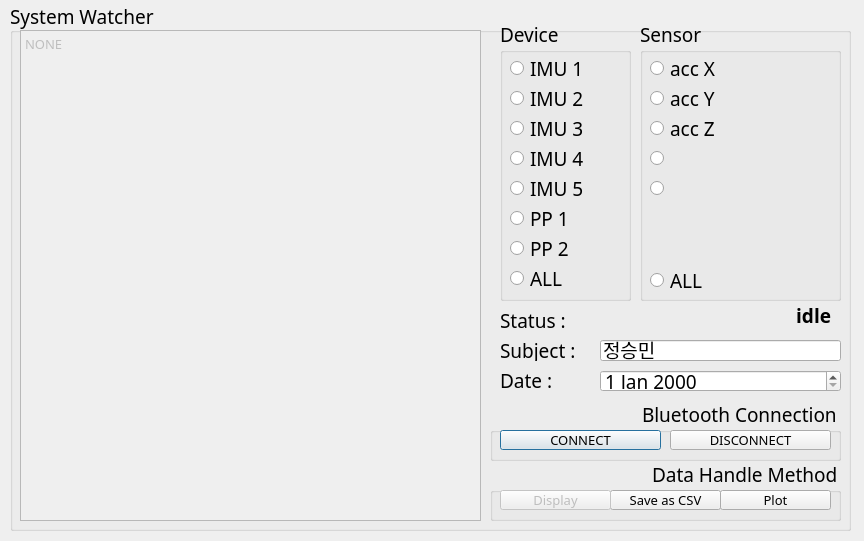
<?xml version="1.0" encoding="UTF-8"?>
<ui version="4.0">
 <class>Dialog</class>
 <widget class="QDialog" name="Dialog">
  <property name="enabled">
   <bool>true</bool>
  </property>
  <property name="geometry">
   <rect>
    <x>0</x>
    <y>0</y>
    <width>864</width>
    <height>541</height>
   </rect>
  </property>
  <property name="mouseTracking">
   <bool>false</bool>
  </property>
  <property name="windowTitle">
   <string>MSDL Gait Monitoring System</string>
  </property>
  <property name="windowIcon">
   <iconset>
    <normaloff>walk.png</normaloff>walk.png</iconset>
  </property>
  <property name="toolTip">
   <string/>
  </property>
  <property name="autoFillBackground">
   <bool>true</bool>
  </property>
  <property name="sizeGripEnabled">
   <bool>false</bool>
  </property>
  <property name="modal">
   <bool>false</bool>
  </property>
  <widget class="QGroupBox" name="main_gb">
   <property name="geometry">
    <rect>
     <x>10</x>
     <y>0</y>
     <width>841</width>
     <height>531</height>
    </rect>
   </property>
   <property name="font">
    <font>
     <family>KoPubWorld돋움체_Pro Medium</family>
     <pointsize>14</pointsize>
    </font>
   </property>
   <property name="toolTip">
    <string/>
   </property>
   <property name="autoFillBackground">
    <bool>false</bool>
   </property>
   <property name="title">
    <string>System Watcher</string>
   </property>
   <property name="alignment">
    <set>Qt::AlignBottom|Qt::AlignLeading|Qt::AlignLeft</set>
   </property>
   <widget class="QLabel" name="lb_status">
    <property name="geometry">
     <rect>
      <x>490</x>
      <y>310</y>
      <width>71</width>
      <height>21</height>
     </rect>
    </property>
    <property name="font">
     <font>
      <pointsize>14</pointsize>
     </font>
    </property>
    <property name="frameShape">
     <enum>QFrame::NoFrame</enum>
    </property>
    <property name="text">
     <string>Status : </string>
    </property>
   </widget>
   <widget class="QLabel" name="lb_status_detail">
    <property name="geometry">
     <rect>
      <x>640</x>
      <y>300</y>
      <width>181</width>
      <height>31</height>
     </rect>
    </property>
    <property name="font">
     <font>
      <family>KoPubWorld돋움체_Pro Bold</family>
      <pointsize>14</pointsize>
      <weight>75</weight>
      <bold>true</bold>
     </font>
    </property>
    <property name="toolTip">
     <string>코딩을 하다 죽은자의 온기가 느껴집니다...</string>
    </property>
    <property name="layoutDirection">
     <enum>Qt::LeftToRight</enum>
    </property>
    <property name="text">
     <string>idle</string>
    </property>
    <property name="alignment">
     <set>Qt::AlignRight|Qt::AlignTrailing|Qt::AlignVCenter</set>
    </property>
   </widget>
   <widget class="QGroupBox" name="gb_device">
    <property name="geometry">
     <rect>
      <x>490</x>
      <y>20</y>
      <width>131</width>
      <height>281</height>
     </rect>
    </property>
    <property name="title">
     <string>Device</string>
    </property>
    <widget class="QRadioButton" name="rb_imu1">
     <property name="geometry">
      <rect>
       <x>10</x>
       <y>40</y>
       <width>90</width>
       <height>16</height>
      </rect>
     </property>
     <property name="text">
      <string>IMU 1</string>
     </property>
    </widget>
    <widget class="QRadioButton" name="rb_imu2">
     <property name="geometry">
      <rect>
       <x>10</x>
       <y>70</y>
       <width>90</width>
       <height>16</height>
      </rect>
     </property>
     <property name="text">
      <string>IMU 2</string>
     </property>
    </widget>
    <widget class="QRadioButton" name="rb_imu3">
     <property name="geometry">
      <rect>
       <x>10</x>
       <y>100</y>
       <width>90</width>
       <height>16</height>
      </rect>
     </property>
     <property name="text">
      <string>IMU 3</string>
     </property>
    </widget>
    <widget class="QRadioButton" name="rb_imu4">
     <property name="geometry">
      <rect>
       <x>10</x>
       <y>130</y>
       <width>90</width>
       <height>16</height>
      </rect>
     </property>
     <property name="text">
      <string>IMU 4</string>
     </property>
    </widget>
    <widget class="QRadioButton" name="rb_imu5">
     <property name="geometry">
      <rect>
       <x>10</x>
       <y>160</y>
       <width>90</width>
       <height>16</height>
      </rect>
     </property>
     <property name="text">
      <string>IMU 5</string>
     </property>
    </widget>
    <widget class="QLabel" name="img_imu1">
     <property name="geometry">
      <rect>
       <x>100</x>
       <y>30</y>
       <width>21</width>
       <height>31</height>
      </rect>
     </property>
     <property name="text">
      <string/>
     </property>
     <property name="pixmap">
      <pixmap>red_button.png</pixmap>
     </property>
    </widget>
    <widget class="QLabel" name="img_imu2">
     <property name="geometry">
      <rect>
       <x>100</x>
       <y>60</y>
       <width>21</width>
       <height>31</height>
      </rect>
     </property>
     <property name="text">
      <string/>
     </property>
     <property name="pixmap">
      <pixmap>red_button.png</pixmap>
     </property>
    </widget>
    <widget class="QLabel" name="img_imu3">
     <property name="geometry">
      <rect>
       <x>100</x>
       <y>90</y>
       <width>21</width>
       <height>31</height>
      </rect>
     </property>
     <property name="text">
      <string/>
     </property>
     <property name="pixmap">
      <pixmap>red_button.png</pixmap>
     </property>
    </widget>
    <widget class="QLabel" name="img_imu4">
     <property name="geometry">
      <rect>
       <x>100</x>
       <y>120</y>
       <width>21</width>
       <height>31</height>
      </rect>
     </property>
     <property name="text">
      <string/>
     </property>
     <property name="pixmap">
      <pixmap>red_button.png</pixmap>
     </property>
    </widget>
    <widget class="QLabel" name="img_imu5">
     <property name="geometry">
      <rect>
       <x>100</x>
       <y>150</y>
       <width>21</width>
       <height>31</height>
      </rect>
     </property>
     <property name="text">
      <string/>
     </property>
     <property name="pixmap">
      <pixmap>red_button.png</pixmap>
     </property>
    </widget>
    <widget class="QLabel" name="img_pp2">
     <property name="geometry">
      <rect>
       <x>100</x>
       <y>210</y>
       <width>21</width>
       <height>31</height>
      </rect>
     </property>
     <property name="text">
      <string/>
     </property>
     <property name="pixmap">
      <pixmap>red_button.png</pixmap>
     </property>
    </widget>
    <widget class="QRadioButton" name="rb_imu6">
     <property name="geometry">
      <rect>
       <x>10</x>
       <y>190</y>
       <width>90</width>
       <height>16</height>
      </rect>
     </property>
     <property name="text">
      <string>PP 1</string>
     </property>
    </widget>
    <widget class="QRadioButton" name="rb_pp2">
     <property name="geometry">
      <rect>
       <x>10</x>
       <y>220</y>
       <width>90</width>
       <height>16</height>
      </rect>
     </property>
     <property name="text">
      <string>PP 2</string>
     </property>
    </widget>
    <widget class="QLabel" name="img_imu6">
     <property name="geometry">
      <rect>
       <x>100</x>
       <y>180</y>
       <width>21</width>
       <height>31</height>
      </rect>
     </property>
     <property name="text">
      <string/>
     </property>
     <property name="pixmap">
      <pixmap>red_button.png</pixmap>
     </property>
    </widget>
    <widget class="QRadioButton" name="rb_all">
     <property name="geometry">
      <rect>
       <x>10</x>
       <y>250</y>
       <width>90</width>
       <height>16</height>
      </rect>
     </property>
     <property name="text">
      <string>ALL</string>
     </property>
    </widget>
   </widget>
   <widget class="QGroupBox" name="gb_sensor">
    <property name="geometry">
     <rect>
      <x>630</x>
      <y>20</y>
      <width>201</width>
      <height>281</height>
     </rect>
    </property>
    <property name="title">
     <string>Sensor</string>
    </property>
    <widget class="QRadioButton" name="rb_accX">
     <property name="geometry">
      <rect>
       <x>10</x>
       <y>40</y>
       <width>90</width>
       <height>16</height>
      </rect>
     </property>
     <property name="text">
      <string>acc X</string>
     </property>
    </widget>
    <widget class="QRadioButton" name="rb_accY">
     <property name="geometry">
      <rect>
       <x>10</x>
       <y>70</y>
       <width>90</width>
       <height>16</height>
      </rect>
     </property>
     <property name="text">
      <string>acc Y</string>
     </property>
    </widget>
    <widget class="QRadioButton" name="rb_accZ">
     <property name="geometry">
      <rect>
       <x>10</x>
       <y>100</y>
       <width>90</width>
       <height>16</height>
      </rect>
     </property>
     <property name="text">
      <string>acc Z</string>
     </property>
    </widget>
    <widget class="QRadioButton" name="rb_all_sensor">
     <property name="geometry">
      <rect>
       <x>10</x>
       <y>250</y>
       <width>90</width>
       <height>21</height>
      </rect>
     </property>
     <property name="text">
      <string>ALL</string>
     </property>
    </widget>
    <widget class="QRadioButton" name="rb_holder_d">
     <property name="geometry">
      <rect>
       <x>10</x>
       <y>130</y>
       <width>90</width>
       <height>16</height>
      </rect>
     </property>
     <property name="text">
      <string/>
     </property>
     <property name="checkable">
      <bool>false</bool>
     </property>
    </widget>
    <widget class="QRadioButton" name="rb_holder_e">
     <property name="geometry">
      <rect>
       <x>10</x>
       <y>160</y>
       <width>90</width>
       <height>16</height>
      </rect>
     </property>
     <property name="text">
      <string/>
     </property>
     <property name="checkable">
      <bool>false</bool>
     </property>
    </widget>
   </widget>
   <widget class="QPlainTextEdit" name="te_msg_detail">
    <property name="enabled">
     <bool>false</bool>
    </property>
    <property name="geometry">
     <rect>
      <x>10</x>
      <y>30</y>
      <width>461</width>
      <height>491</height>
     </rect>
    </property>
    <property name="font">
     <font>
      <pointsize>10</pointsize>
     </font>
    </property>
    <property name="toolTip">
     <string/>
    </property>
    <property name="toolTipDuration">
     <number>-1</number>
    </property>
    <property name="frameShape">
     <enum>QFrame::StyledPanel</enum>
    </property>
    <property name="frameShadow">
     <enum>QFrame::Sunken</enum>
    </property>
    <property name="plainText">
     <string>NONE</string>
    </property>
    <property name="overwriteMode">
     <bool>false</bool>
    </property>
    <property name="backgroundVisible">
     <bool>false</bool>
    </property>
   </widget>
   <widget class="QLabel" name="lb_status_2">
    <property name="geometry">
     <rect>
      <x>490</x>
      <y>340</y>
      <width>81</width>
      <height>21</height>
     </rect>
    </property>
    <property name="font">
     <font>
      <pointsize>14</pointsize>
     </font>
    </property>
    <property name="frameShape">
     <enum>QFrame::NoFrame</enum>
    </property>
    <property name="text">
     <string>Subject : </string>
    </property>
    <property name="buddy">
     <cstring></cstring>
    </property>
   </widget>
   <widget class="QLabel" name="lb_status_3">
    <property name="geometry">
     <rect>
      <x>490</x>
      <y>370</y>
      <width>71</width>
      <height>21</height>
     </rect>
    </property>
    <property name="font">
     <font>
      <pointsize>14</pointsize>
     </font>
    </property>
    <property name="frameShape">
     <enum>QFrame::NoFrame</enum>
    </property>
    <property name="text">
     <string>Date :</string>
    </property>
   </widget>
   <widget class="QLineEdit" name="le_subject_name">
    <property name="geometry">
     <rect>
      <x>590</x>
      <y>340</y>
      <width>241</width>
      <height>21</height>
     </rect>
    </property>
    <property name="text">
     <string>정승민</string>
    </property>
   </widget>
   <widget class="QDateEdit" name="dateEdit">
    <property name="geometry">
     <rect>
      <x>590</x>
      <y>370</y>
      <width>241</width>
      <height>22</height>
     </rect>
    </property>
    <property name="accelerated">
     <bool>true</bool>
    </property>
    <property name="currentSectionIndex">
     <number>1</number>
    </property>
   </widget>
   <widget class="QGroupBox" name="groupBox">
    <property name="geometry">
     <rect>
      <x>480</x>
      <y>400</y>
      <width>351</width>
      <height>61</height>
     </rect>
    </property>
    <property name="layoutDirection">
     <enum>Qt::RightToLeft</enum>
    </property>
    <property name="title">
     <string>Bluetooth Connection</string>
    </property>
    <widget class="QPushButton" name="bt_conn">
     <property name="geometry">
      <rect>
       <x>10</x>
       <y>30</y>
       <width>161</width>
       <height>20</height>
      </rect>
     </property>
     <property name="font">
      <font>
       <pointsize>10</pointsize>
      </font>
     </property>
     <property name="text">
      <string>CONNECT</string>
     </property>
    </widget>
    <widget class="QPushButton" name="bt_disconn">
     <property name="geometry">
      <rect>
       <x>180</x>
       <y>30</y>
       <width>161</width>
       <height>20</height>
      </rect>
     </property>
     <property name="font">
      <font>
       <pointsize>10</pointsize>
      </font>
     </property>
     <property name="text">
      <string>DISCONNECT</string>
     </property>
    </widget>
   </widget>
   <widget class="QGroupBox" name="groupBox_2">
    <property name="geometry">
     <rect>
      <x>480</x>
      <y>460</y>
      <width>351</width>
      <height>61</height>
     </rect>
    </property>
    <property name="layoutDirection">
     <enum>Qt::RightToLeft</enum>
    </property>
    <property name="title">
     <string>Data Handle Method</string>
    </property>
    <widget class="QPushButton" name="bt_save">
     <property name="geometry">
      <rect>
       <x>120</x>
       <y>30</y>
       <width>111</width>
       <height>20</height>
      </rect>
     </property>
     <property name="font">
      <font>
       <pointsize>10</pointsize>
      </font>
     </property>
     <property name="text">
      <string>Save as CSV</string>
     </property>
     <property name="checkable">
      <bool>false</bool>
     </property>
    </widget>
    <widget class="QPushButton" name="bt_plot">
     <property name="geometry">
      <rect>
       <x>230</x>
       <y>30</y>
       <width>111</width>
       <height>20</height>
      </rect>
     </property>
     <property name="font">
      <font>
       <pointsize>10</pointsize>
      </font>
     </property>
     <property name="text">
      <string>Plot</string>
     </property>
     <property name="checkable">
      <bool>false</bool>
     </property>
    </widget>
    <widget class="QPushButton" name="bt_display">
     <property name="enabled">
      <bool>false</bool>
     </property>
     <property name="geometry">
      <rect>
       <x>10</x>
       <y>30</y>
       <width>111</width>
       <height>20</height>
      </rect>
     </property>
     <property name="font">
      <font>
       <pointsize>10</pointsize>
      </font>
     </property>
     <property name="text">
      <string>Display</string>
     </property>
     <property name="checkable">
      <bool>false</bool>
     </property>
     <property name="checked">
      <bool>false</bool>
     </property>
    </widget>
   </widget>
  </widget>
 </widget>
 <resources/>
 <connections/>
</ui>
